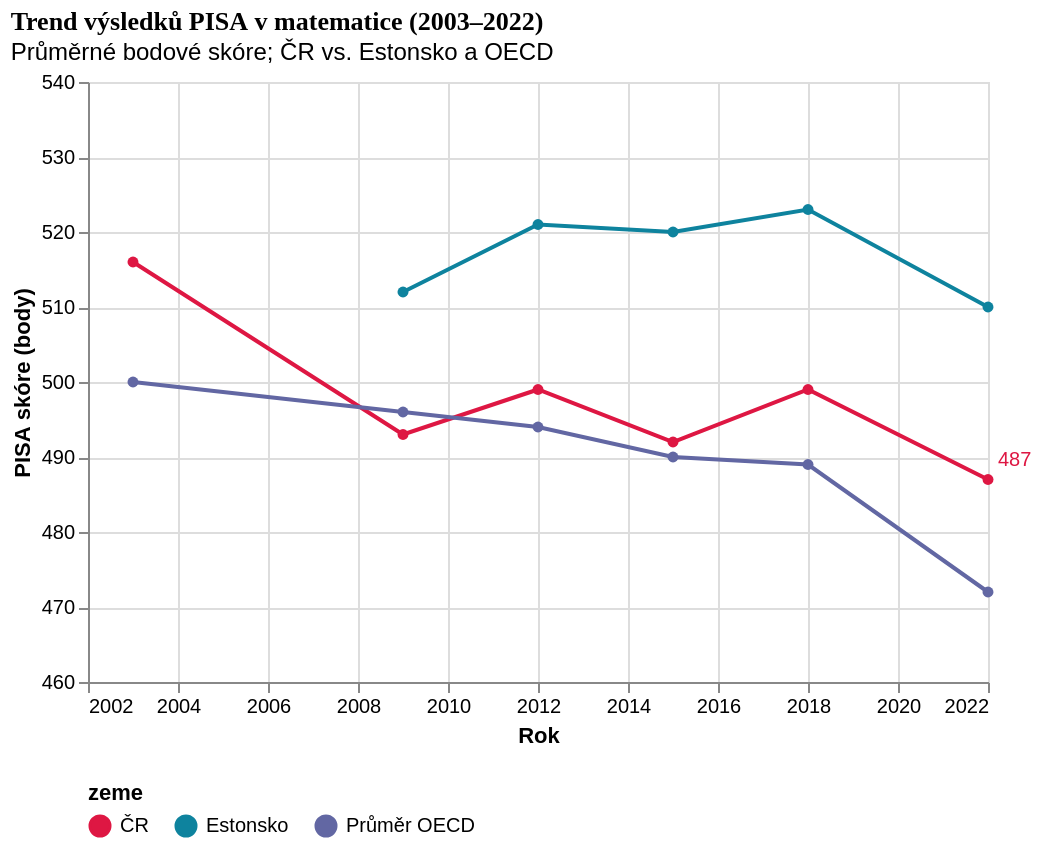

Source (Vega-Lite JSON):
### Vega-Lite specification from a JSON file in a GitHub repository (floating-point values rounded to 4 significant figures)
{"$schema": "https://vega.github.io/schema/vega-lite/v5.json", "title": {"text": "Trend výsledků PISA v matematice (2003–2022)", "subtitle": "Průměrné bodové skóre; ČR vs. Estonsko a OECD", "fontSize": 13, "font": "Roboto Slab", "anchor": "start"}, "width": 450, "height": 300, "data": {"values": [{"rok": 2003, "zeme": "ČR", "body": 516}, {"rok": 2009, "zeme": "ČR", "body": 493}, {"rok": 2012, "zeme": "ČR", "body": 499}, {"rok": 2015, "zeme": "ČR", "body": 492}, {"rok": 2018, "zeme": "ČR", "body": 499}, {"rok": 2022, "zeme": "ČR", "body": 487}, {"rok": 2009, "zeme": "Estonsko", "body": 512}, {"rok": 2012, "zeme": "Estonsko", "body": 521}, {"rok": 2015, "zeme": "Estonsko", "body": 520}, {"rok": 2018, "zeme": "Estonsko", "body": 523}, {"rok": 2022, "zeme": "Estonsko", "body": 510}, {"rok": 2003, "zeme": "Průměr OECD", "body": 500}, {"rok": 2009, "zeme": "Průměr OECD", "body": 496}, {"rok": 2012, "zeme": "Průměr OECD", "body": 494}, {"rok": 2015, "zeme": "Průměr OECD", "body": 490}, {"rok": 2018, "zeme": "Průměr OECD", "body": 489}, {"rok": 2022, "zeme": "Průměr OECD", "body": 472}]}, "encoding": {"x": {"field": "rok", "type": "quantitative", "title": "Rok", "axis": {"format": "d"}}, "y": {"field": "body", "type": "quantitative", "title": "PISA skóre (body)", "scale": {"domain": [460, 540]}, "axis": {}}, "color": {"field": "zeme", "type": "nominal", "scale": {"domain": ["ČR", "Estonsko", "Průměr OECD"], "range": ["#de1743", "#0e839e", "#6267a3"]}, "legend": {"orient": "bottom"}}}, "layer": [{"mark": {"type": "line", "point": true}}, {"transform": [{"filter": "datum.rok == 2022 && datum.zeme == 'ČR'"}], "mark": {"type": "text", "align": "left", "dx": 5, "dy": -10, "fontSize": 10}, "encoding": {"text": {"field": "body", "type": "quantitative"}}}], "_source": "OECD PISA 2022 Summary Report", "usermeta": {"description": "Zobrazení křížení křivek. Estonsko stoupající/vysoké, ČR klesající trend, OECD pokles."}}
